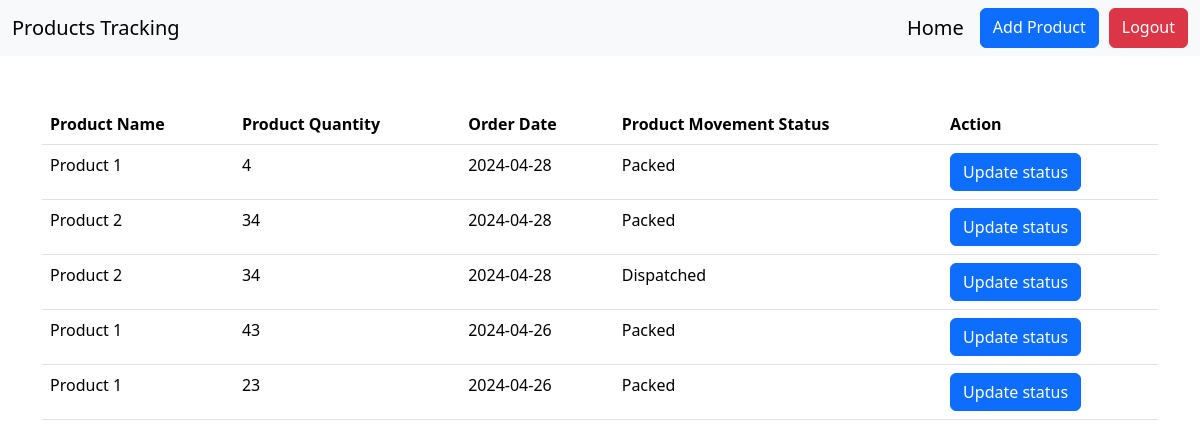
The app's page /app/product_tracking (signed in) with its own data.
### app/models.py (models this page shows, shortened)
class ProductTracking(models.Model):
    pt_id = models.AutoField(primary_key=True)
    product = models.ForeignKey(Product, on_delete=models.CASCADE)
    quantity = models.IntegerField()
    event_date = models.CharField(max_length=200, blank=True, null=True)
    status = models.IntegerField(
        choices=inventory_status_choice,
        default=1
    )
    created_at = models.DateTimeField(auto_now=True)
    created_by = models.IntegerField(default="0")
    updated_at = models.DateTimeField(auto_now=True)
    updated_by = models.IntegerField(default="0")
    deleted_at = models.DateTimeField(blank=True, null=True)
    deleted_by = models.IntegerField(default="0")
    class Meta:
        db_table = 'product_tracking_table'
        managed = True

class Product(models.Model):
    product_id = models.AutoField(primary_key=True)
    product_name = models.CharField(max_length=200, blank=True, null=True)
    product_quantity = models.IntegerField(default=0)
    product_status = models.IntegerField(
        choices=status_choice,
        default=1
    )
    created_at = models.DateTimeField(auto_now=True)
    created_by = models.IntegerField(default="0")
    updated_at = models.DateTimeField(auto_now=True)
    updated_by = models.IntegerField(default="0")
    deleted_at = models.DateTimeField(blank=True, null=True)
    deleted_by = models.IntegerField(default="0")
    class Meta:
        db_table = 'product_table'
        managed = True

### app/views/dashboard.py (the view)
# urls.py: path("product_tracking", dashboard.product_tracking, name="product_tracking"),
def product_tracking(request):
    if request.user.is_authenticated:
        products_in_assembly = ProductTracking.objects.all()
        return render(request, "dashboard/products_tracking.html", {'products_in_assembly' : products_in_assembly})
    else:
        return redirect('login')

### templates/dashboard/products_tracking.html (shortened to what this page needs)
<!DOCTYPE html>
<html lang="en">
<head>
    <link href="https://cdn.jsdelivr.net/npm/bootstrap@5.3.3/dist/css/bootstrap.min.css" rel="stylesheet">
</head>
<body>
    <header>
        <nav class="navbar bg-body-tertiary">
            <div class="container-fluid">
              <a class="navbar-brand">Products Tracking</a>
              <form class="d-flex" role="search" action="#">
                <a href="{% url 'dashboard' %}" class="navbar-brand">Home</a>
                <a href="{% url 'add_product_in_assembly' %}" class="btn btn-primary" style="margin-right: 10px;">Add Product</a>
                <a href="{% url 'user_logout' %}" class="btn btn-danger" type="button">Logout</a>
              </form>
            </div>
          </nav>
    </header>
    <main class="container mt-5">
        <table class="table" aria-describedby="">
            <thead>
              <tr>
                <th scope="col">Product Name</th>
                <th scope="col">Product Quantity</th>
                <th scope="col">Order Date</th>
                <th scope="col">Product Movement Status</th>
                <th scope="col">Action</th>
              </tr>
            </thead>
            <tbody>
              {% if products_in_assembly %}
              {% for item in products_in_assembly %}
              <tr>
                <td>{{item.product.product_name}}</td>
                <td>{{item.quantity}}</td>
                <td>{{item.event_date}}</td>
                {% if item.status == 1 %}
                <td>Packed</td>
                {% elif item.status == 2 %}
                <td>Dispatched</td>
                {% elif item.status == 3 %}
                <td>Returned</td>
                {% endif %}
                <td><a href="{% url 'update_product_in_assembly' item.pt_id %}" type="button" class="btn btn-primary">Update status</a></td>
              </tr>
              {% endfor %}
              {% endif %}
            </tbody>
          </table>
    </main>
</body>
</html>

### records on screen
ProductTracking: product.product_name "Product 1", quantity "4", event_date "2024-04-28", status "Packed"
ProductTracking: product.product_name "Product 2", quantity "34", event_date "2024-04-28", status "Packed"
ProductTracking: product.product_name "Product 2", quantity "34", event_date "2024-04-28", status "Dispatched"
ProductTracking: product.product_name "Product 1", quantity "43", event_date "2024-04-26", status "Packed"
ProductTracking: product.product_name "Product 1", quantity "23", event_date "2024-04-26", status "Packed"
